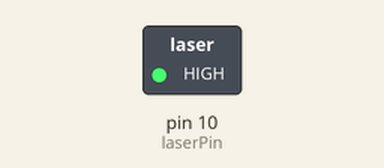
This sketch was run on a simulated Arduino Uno, built with avr-gcc and run on an emulated ATmega328P. Shown: switched loads named in the sketch (green lamp = pin HIGH).

Above: at 0.1 s.
Timing chart, 0 to 1.6 s (numbered marks = the images above):
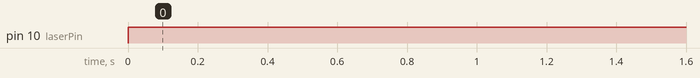

The sketch:

laser.ino
```cpp
int laserPin = 10;

void setup ()
{
  pinMode(laserPin, OUTPUT);
}

void loop () {
  digitalWrite(laserPin, HIGH);
}
```

Measured:
- by itself, pin 10 (laserPin): LOW → HIGH at 0.00 s
